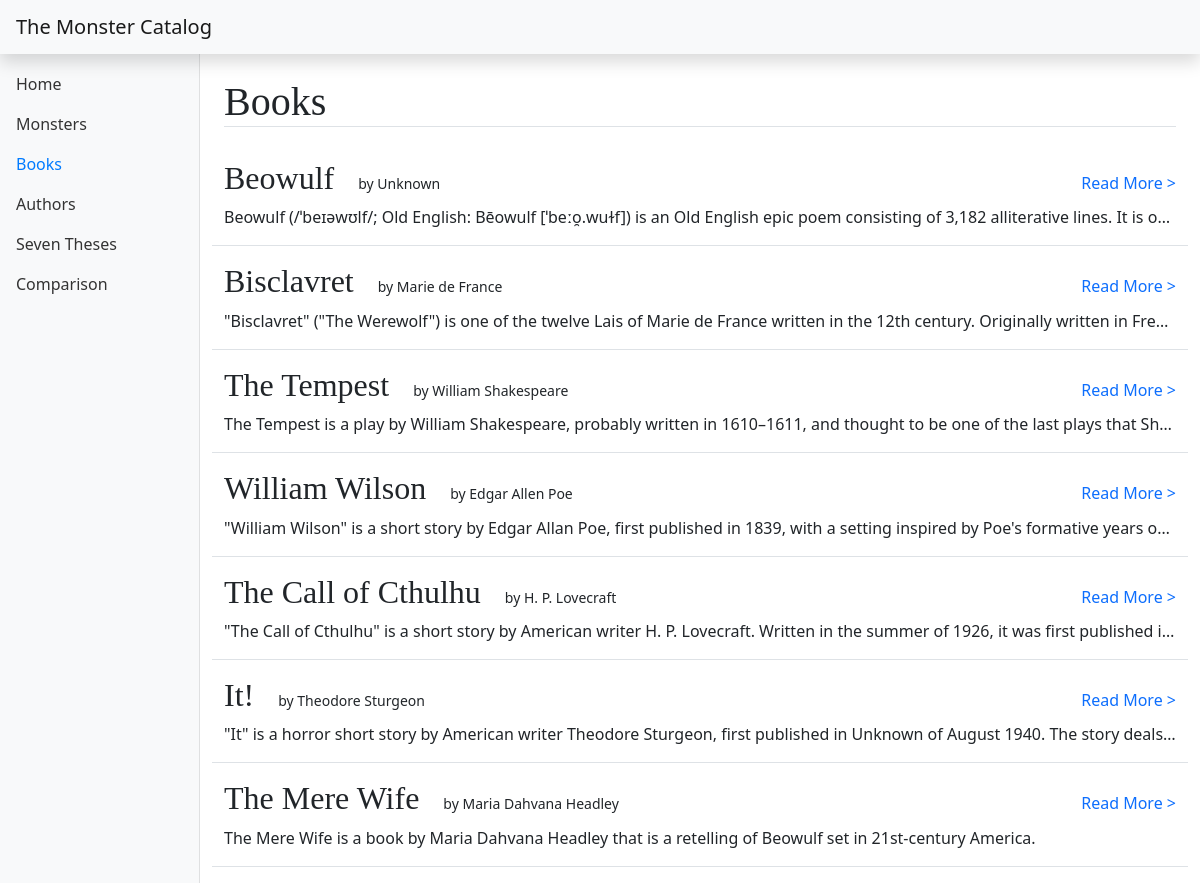
/books, run on the app's committed database.
### monstercatalog/models.py (models this page shows, shortened)
class Book(models.Model):
    title = models.CharField(max_length=255)
    author = models.ForeignKey(Author, on_delete=models.CASCADE)
    about = models.TextField(blank=True)
    image = models.ImageField(null=True, blank=True)

class Author(models.Model):
    name = models.CharField(max_length=255)
    born = models.DateField(null=True, blank=True)
    died = models.DateField(null=True, blank=True)
    about = models.TextField(blank=True)
    image = models.ImageField(null=True, blank=True)

### monstercatalog/views.py (the view)
# urls.py: path('books', views.books_list, name='book_list'),
def books_list(request):
    books = Book.objects.all()
    return render(request, 'monstercatalog/book_list_page.html', {'books': books})

### monstercatalog/templates/monstercatalog/book_list_page.html
{% extends 'monstercatalog/dash_base.html' %}
{% block main %}
    <div class="container-fluid">
        <div class="row">
            <div class="col-auto">
                <div class="row my-4">
                    <div class="col">
                        <h1 class="border-bottom">Books</h1>
                    </div>
                </div>
                {% for book in books %}
                    <div class="row my-3 border-bottom">
                        <div class="col" style="max-width: 80rem">
                            <div class="row align-items-baseline">
                                <div class="col-auto">
                                    <h2>{{ book.title }}</h2>
                                </div>
                                <div class="col-auto">
                                    <small> by <a>{{ book.author.name }}</a></small>
                                </div>
                                <div class="col-auto ms-auto">
                                    <a href="{% url 'book_detail' book.id %}" class="text-decoration-none">Read More ></a>
                                </div>
                            </div>
                            <div class="row">
                                <p class="text-truncate">{{ book.about }}</p>
                            </div>
                        </div>
                    </div>
                {% endfor %}
            </div>
        </div>
    </div>
{% endblock %}

### data on the page
Book: title "Beowulf", author.name "Unknown", about "Beowulf (/ˈbeɪəwʊlf/; Old English: Bēowulf [ˈbeːo̯.wuɫf]) is an Old English epic poem consisting of 3,182 alliterative lines. It is o…"
Book: title "Bisclavret", author.name "Marie de France", about "\"Bisclavret\" (\"The Werewolf\") is one of the twelve Lais of Marie de France written in the 12th century. Originally written in Fre…"
Book: title "The Tempest", author.name "William Shakespeare", about "The Tempest is a play by William Shakespeare, probably written in 1610–1611, and thought to be one of the last plays that Sh…"
Book: title "William Wilson", author.name "Edgar Allen Poe", about "\"William Wilson\" is a short story by Edgar Allan Poe, first published in 1839, with a setting inspired by Poe's formative years o…"
Book: title "The Call of Cthulhu", author.name "H. P. Lovecraft", about "\"The Call of Cthulhu\" is a short story by American writer H. P. Lovecraft. Written in the summer of 1926, it was first published i…"
Book: title "It!", author.name "Theodore Sturgeon", about "\"It\" is a horror short story by American writer Theodore Sturgeon, first published in Unknown of August 1940. The story deals…"
Book: title "The Mere Wife", author.name "Maria Dahvana Headley", about "The Mere Wife is a book by Maria Dahvana Headley that is a retelling of Beowulf set in 21st-century America."
